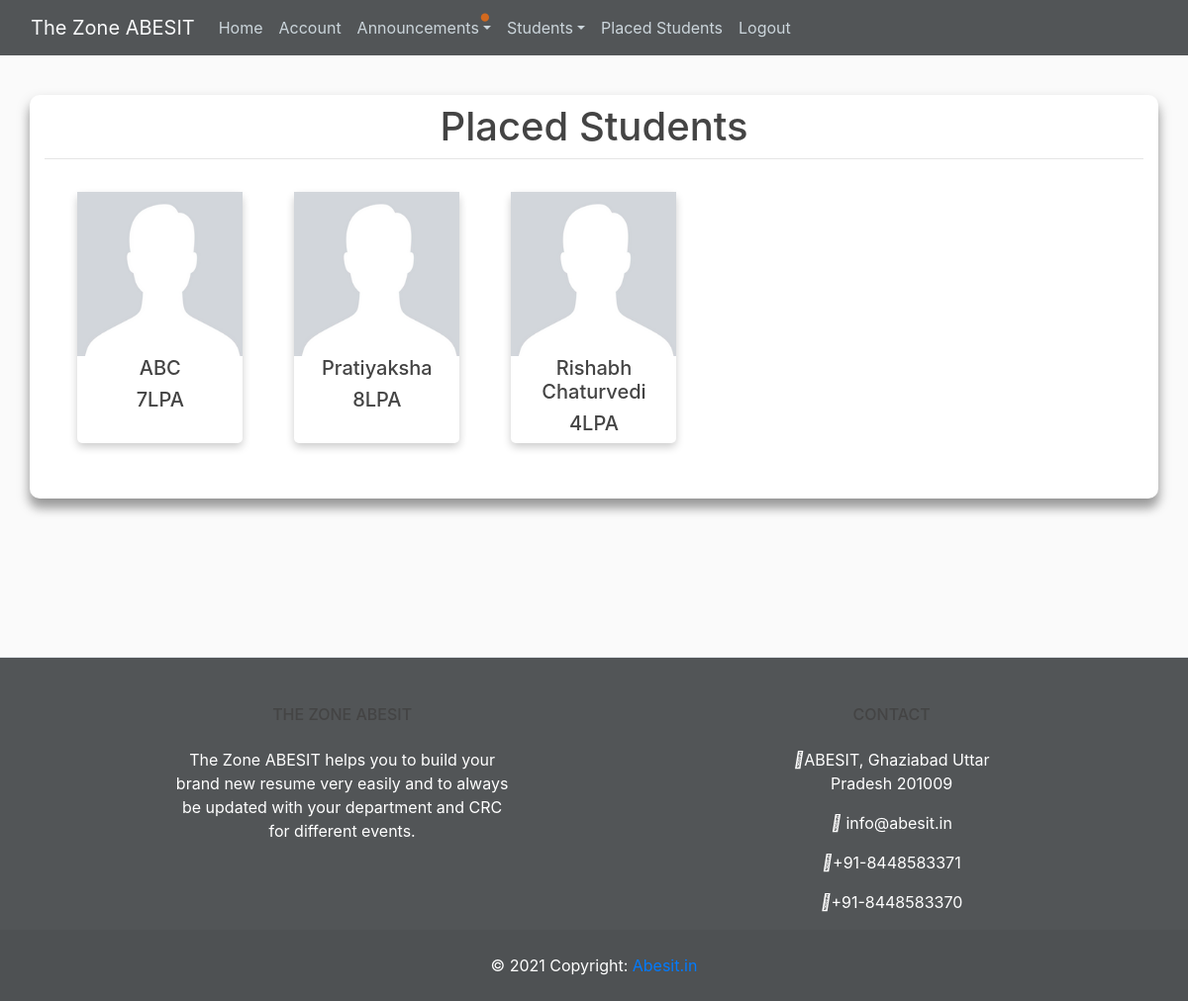
The app's page /placed_student_gallery (signed in) with its own data.
### zone/models.py (models this page shows, shortened)
class PlacedStudent(db.Model):
    id = db.Column(db.Integer, primary_key=True)
    name = db.Column(db.String(20), nullable=False)
    image_file = db.Column(db.String(20), nullable=False, default='profile_default.jpg')
    date_placed = db.Column(db.Date, nullable=False, default=date)
    package = db.Column(db.String(7), nullable=False)
    company_name = db.Column(db.String(30), nullable=False)
    noc = db.Column(db.String(20))
    student_id = db.Column(db.Integer, db.ForeignKey('student.user_id'), nullable=False)

### zone/routes.py (the view, shortened to what this page needs)
@app.route("/placed_student_gallery", methods=['GET', 'POST'])
@login_required
def placed_student_gallery():
    form = PlacedStudentForm()
    placed_students = PlacedStudent.query.all()
    if session['user'] == 'student':
        student = Student.query.filter_by(user_id=current_user.user_id).first()
    else:
        student = None
    return render_template('gallery.html', placed_students=placed_students, form=form, student=student)

### zone/models.py (called while the page is built)
@login_manager.user_loader
def load_user(user_id):
    student = Student.query.get(user_id)
    department_faculty = Faculty.query.get(user_id)
    crc_faculty = CRC.query.get(user_id)
    if student:
        return student
    elif department_faculty:
        return department_faculty
    else:
        return crc_faculty

### zone/Templates/gallery.html (shortened to what this page needs)
{% extends "base.html" %}
{% block content %}
    <div class="container container-form" style="margin-bottom:10rem">
        <h1 style="text-align:center;margin:0.5rem">Placed Students</h1>
        <hr>
        {% if placed_students %}
        <div class="gallery-container">
            {% for student in placed_students %}
            <div class="gallery-card">
                <div data-toggle="modal" data-target="#{{ student.name }}">
                    <img src="{{ url_for('static', filename='profile_pics/' + student.image_file) }}" alt="Avatar" style="width:100%">
                    <div>
                        <H5 class="placement-name">{{student.name}}</H5>
                        <h5 class="placement-package">{{student.package}}</h5>
                    </div>
                </div>
            </div>
            {% endfor %}
        </div>
        {% else %}
        <div style="text-align:center;margin-top:10rem;margin-bottom:10rem">
            <h2>No Data Available</h2>
        </div>
        {% endif %}
    </div>
{% endblock content %}

### zone/static/home.css (style rules this page uses)
.gallery-container { display:grid; grid-template-columns: 20% 20% 20% 20%; grid-column-gap: 5%; grid-row-gap: 15px; margin: 3%; margin-bottom: 5%; }
.gallery-card { box-shadow: 0 4px 8px 0 rgba(0,0,0,0.2); transition: 0.3s; width: 100%; max-width: 15rem; border-radius: 5px; }
.placement-name { text-align:center; }
.placement-package { text-size:1.3rem; text-align:center; }

### zone/static/main.css (style rules this page uses)
body { background: #fafafa; color: #333333; margin-top: 6rem; }
h1, h2, h3, h4, h5, h6 { color: #444444; }
.container-form { background-color: #fff; box-sizing: border-box; border-radius: 10px; box-shadow: 0 7px 14px rgba(0,0,0,0.25), 0 10px 10px rgba(0,0,0,0.22); position: relative; overflow: hidden; }
.placement-name { text-align:center; }
.placement-package { text-size:1.3rem; text-align:center; }
.gallery-container { display:grid; grid-template-columns: 16% 16% 16% 16% 16%; grid-column-gap: 5%; grid-row-gap: 15px; margin: 3%; margin-bottom: 5%; }
.gallery-card { box-shadow: 0 4px 8px 0 rgba(0,0,0,0.2); transition: 0.3s; width: 100%; border-radius: 5px; }
@media (min-width: 576px) { .container-sm, .container { max-width: 540px; } }
@media (min-width: 768px) { .container-md, .container-sm, .container { max-width: 720px; } }
@media (min-width: 992px) { .container-lg, .container-md, .container-sm, .container { max-width: 960px; } }
@media (min-width: 1200px) { .container-xl, .container-lg, .container-md, .container-sm, .container { max-width: 1140px; } }
hr { margin-top:0.5rem; margin-bottom:0.5rem; }
* { margin: 0; padding: 0; -webkit-box-sizing: border-box; -moz-box-sizing: border-box; box-sizing: border-box; }

### records on screen
PlacedStudent: image_file (placeholder picture), name "ABC", package "7LPA"
PlacedStudent: image_file (placeholder picture), name "Pratiyaksha", package "8LPA"
PlacedStudent: image_file (placeholder picture), name "Rishabh Chaturvedi", package "4LPA"
